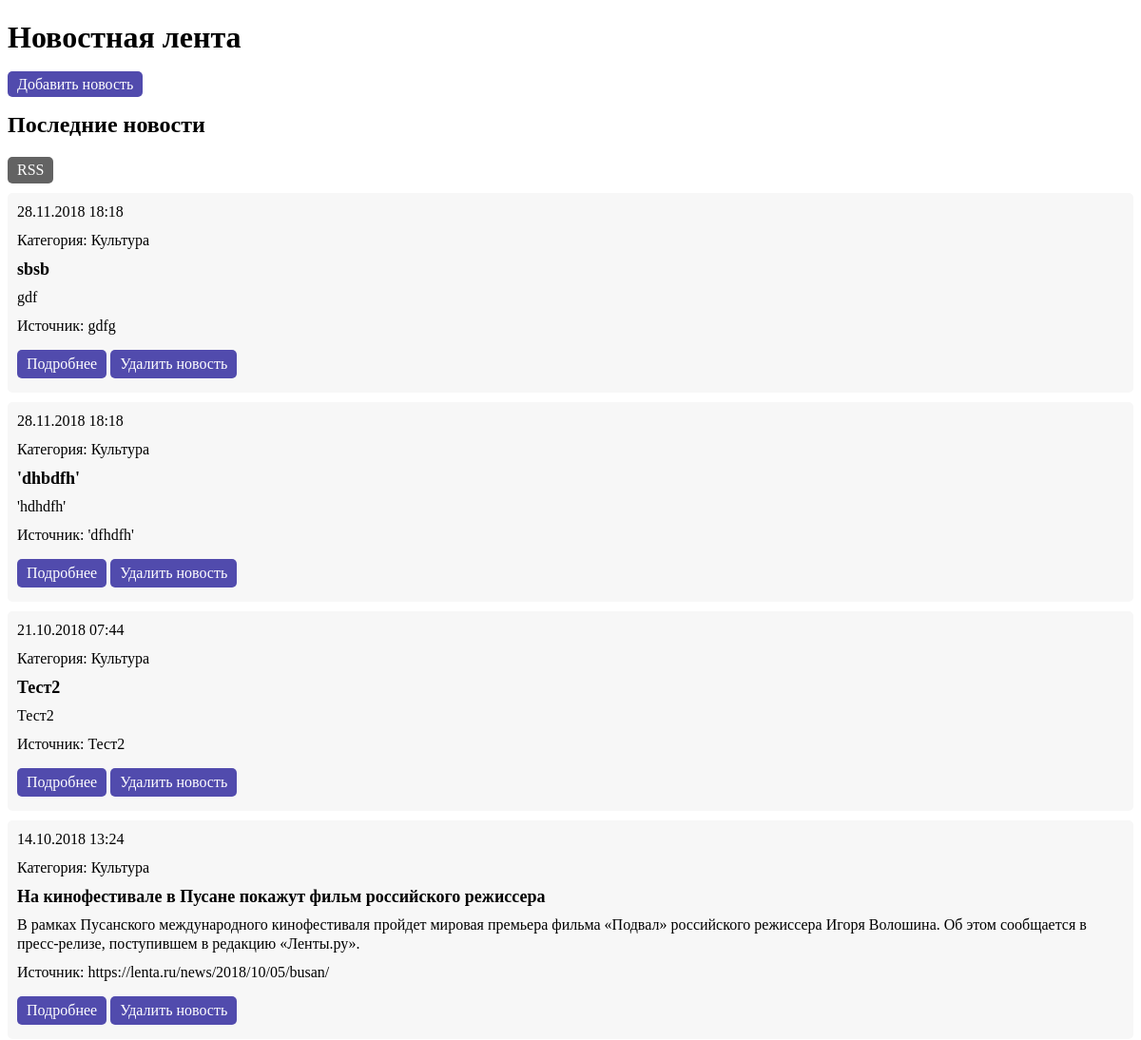
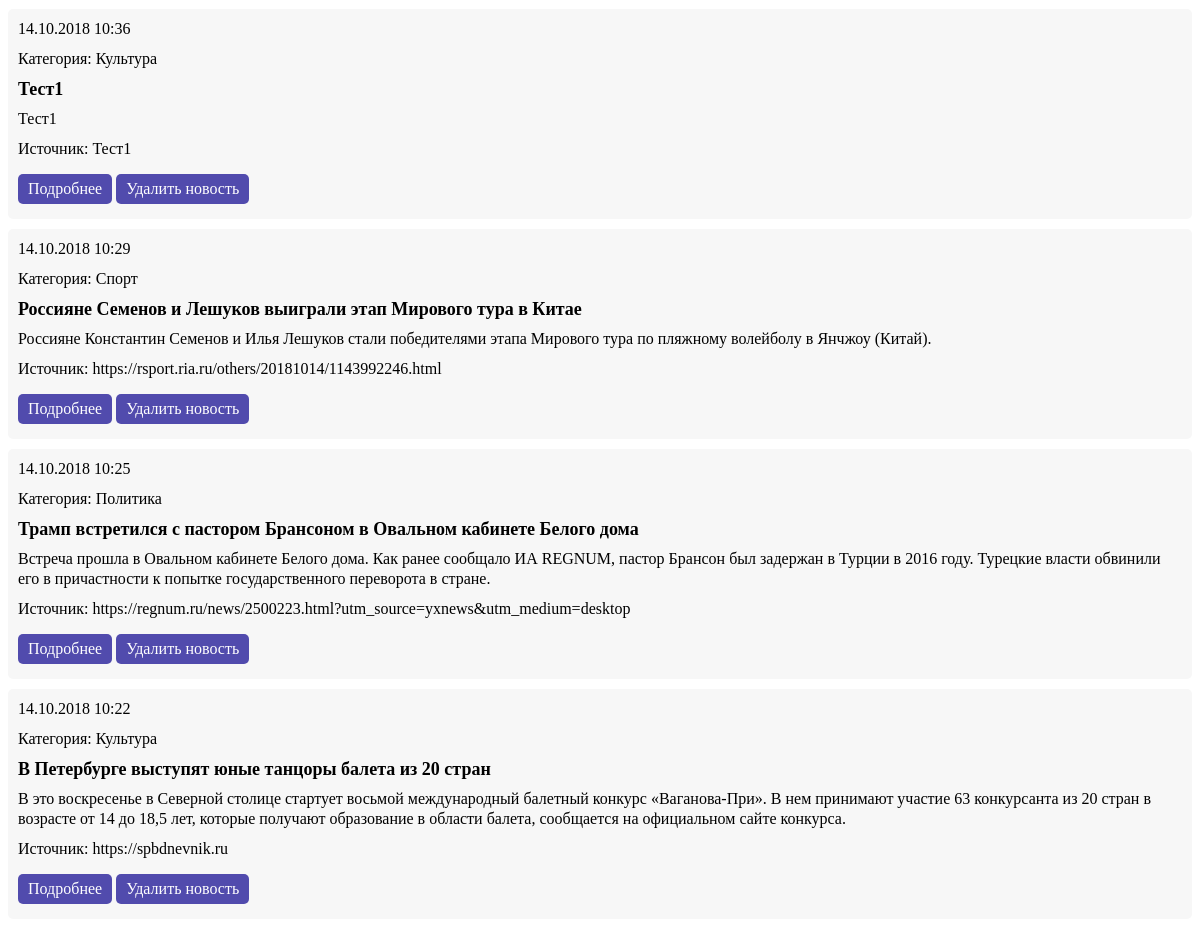
The page /news/news.php on the database its author committed (2 pictures, top to bottom).
### tables this page shows
CREATE TABLE msgs(
							id INTEGER PRIMARY KEY AUTOINCREMENT,
							title TEXT,
							category INTEGER,
							description TEXT,
							text TEXT,
							source TEXT,
							datetime INTEGER);

### news/classes/NewsDB.class.php (called while the page is built, shortened)
<?php
class NewsDB implements INewsDB, IteratorAggregate{
	private $_db;
	function __construct(){
	    $dsn_params = array();
        $dsn_params['type'] = 'sqlite';
        $dsn_params['name'] = self::DB_NAME;
	    $this->_db = new DB($dsn_params);
        $this->getCategories();
	}
	function getNews(){
        $sql = "SELECT
                        msgs.id as id,
                        title,
                        category.name as category,
                        description,
                        text,
                        source,
                        datetime
                    FROM msgs, category
                    WHERE category.id = msgs.category
                    ORDER BY msgs.id DESC";
        $items = $this->_db->query($sql);
        return $this->_db->db2Arr($items);
	}
	function getCategories(){
		$sql = "SELECT id, name
				FROM category
				ORDER BY name ASC";
		$items = $this->_db->query($sql);
		while ($item = $items->fetch(PDO::FETCH_ASSOC)){
		    $this->_categories[$item['id']] = $item['name'];
        }
	}
}

### news/classes/Logger.class.php (called while the page is built, shortened)
<?php
class Logger{
    static private $instance = null;
    public static function getInstance(){
        if (self::$instance == null) {
            self::$instance = new self;
        }
        return self::$instance;
    }
}

### news/classes/DB.class.php (called while the page is built, shortened)
<?php
class DB implements IDB{
    private $_db;
    private $logger;
    function __construct($dsn_params){
        $this->logger = Logger::getInstance();
        try {
            $dsn = $dsn_params['type'].":".$dsn_params['name'];
            $this->_db = new PDO($dsn);
            $this->_db->setAttribute(PDO::ATTR_ERRMODE, PDO::ERRMODE_EXCEPTION);
        }
        catch (PDOException $e){
            $error = "\"".implode(',', $this->_db->errorInfo())."\" in file ".$e->getFile()." on line ".$e->getLine();
            $this->logger->writeLog($error, self::LOG_FILE);
            die('Не удалось создать таблицы в базе данных');
        }
    }
    function query($sql){
        try {
            $result = $this->_db->query($sql);
        }
        catch (PDOException $e){
            $error = "\"".implode(',', $this->_db->errorInfo())."\" in file ".$e->getFile()." on line ".$e->getLine();
            $this->logger->writeLog($error, self::LOG_FILE);
            die('Не удалось выполнить запрос');
        }
        return $result;
    }
    function db2Arr(PDOStatement $data){
        $arr = array();
        while ($row = $data->fetch(PDO::FETCH_ASSOC)){
            $arr[] = $row;
        }
        return $arr;
    }
}

### news/inc/get_news.inc.php (the view)
<?php
$news_items = $news->getNews();
if ($news_items === false) {
	$errorMsg = "Произошла ошибка при выводе новостной ленты";
}
else if (!count($news_items)) {
	echo "<div class='empty-news'>Новостей нет</div>";
}
else {
	foreach ($news_items as $news_item) {
		echo "
		<div class='news__item'>
			<div class='news__date'>".date('d.m.Y H:i', $news_item['datetime'])."</div>
			<div class='news__category'>Категория: ".$news_item['category']."</div>
			<div class='news__title'>".$news_item['title']."</div>
			<div class='news__description'>".$news_item['description']."</div>
			<div class='news__source'>Источник: <a href='".$news_item['source']."' target=_blank>".$news_item['source']."</a></div>
			<div class='news__options'>
				<a class='btn news__btn' href='news.php?act=show&id=".$news_item['id']."'>Подробнее</a>
				<a class='btn news__btn' href='news.php?act=delete&id=".$news_item['id']."'
					onclick='return confirm(\"Вы уверены, что хотите удалить эту новость?\")'>Удалить новость</a>
			</div>
		</div>";
	}
}

### news/css/style.css (style rules this page uses)
* { box-sizing: border-box; }
html { font-size: 16px; }
a { color: #000; text-decoration: none }
.news__item { padding: 10px; border-radius: 5px; background: #f7f7f7; margin: 10px 0; line-height: 20px; }
.news__title { font-size: 18px;font-weight: bold;margin: 10px 0 }
.news__category { margin: 10px 0 }
.news__description { margin: 10px 0 }
.news__btn { margin: 5px 0; display: inline-block; }
.news__source { margin: 10px 0 }
.btn { padding: 5px 10px; border-radius: 5px; background: #514bad; color: #fff; text-decoration: none; border: none; }

### rows shown on the page
msgs: datetime "28.11.2018 18:18", category "Культура", title "sbsb", description "gdf", source "gdfg"
msgs: datetime "28.11.2018 18:18", category "Культура", title "'dhbdfh'", description "'hdhdfh'", source "'dfhdfh'"
msgs: datetime "21.10.2018 07:44", category "Культура", title "Тест2", description "Тест2", source "Тест2"
msgs: datetime "14.10.2018 13:24", category "Культура", title "На кинофестивале в Пусане покажут фильм российского режиссера", description "В рамках Пусанского международного кинофестиваля пройдет мировая премьера фильма «Подвал» российского режиссера Игоря Волошина. Об этом сообщается в пресс-релизе, поступившем в редакцию «Ленты.ру».", source "https://lenta.ru/news/2018/10/05/busan/"
msgs: datetime "14.10.2018 10:36", category "Культура", title "Тест1", description "Тест1", source "Тест1"
msgs: datetime "14.10.2018 10:29", category "Спорт", title "Россияне Семенов и Лешуков выиграли этап Мирового тура в Китае", description "Россияне Константин Семенов и Илья Лешуков стали победителями этапа Мирового тура по пляжному волейболу в Янчжоу (Китай).", source "https://rsport.ria.ru/others/20181014/1143992246.html"
msgs: datetime "14.10.2018 10:25", category "Политика", title "Трамп встретился с пастором Брансоном в Овальном кабинете Белого дома‍", description "Встреча прошла в Овальном кабинете Белого дома. Как ранее сообщало ИА REGNUM, пастор Брансон был задержан в Турции в 2016 году. Турецкие власти обвинили его в причастности к попытке государственного переворота в стране.", source "https://regnum.ru/news/2500223.html?utm_source=yxnews&utm_medium=desktop"
msgs: datetime "14.10.2018 10:22", category "Культура", title "В Петербурге выступят юные танцоры балета из 20 стран", description "В это воскресенье в Северной столице стартует восьмой международный балетный конкурс «Ваганова-При». В нем принимают участие 63 конкурсанта из 20 стран в возрасте от 14 до 18,5 лет, которые получают образование в области балета, сообщается на официальном сайте конкурса.", source "https://spbdnevnik.ru"
